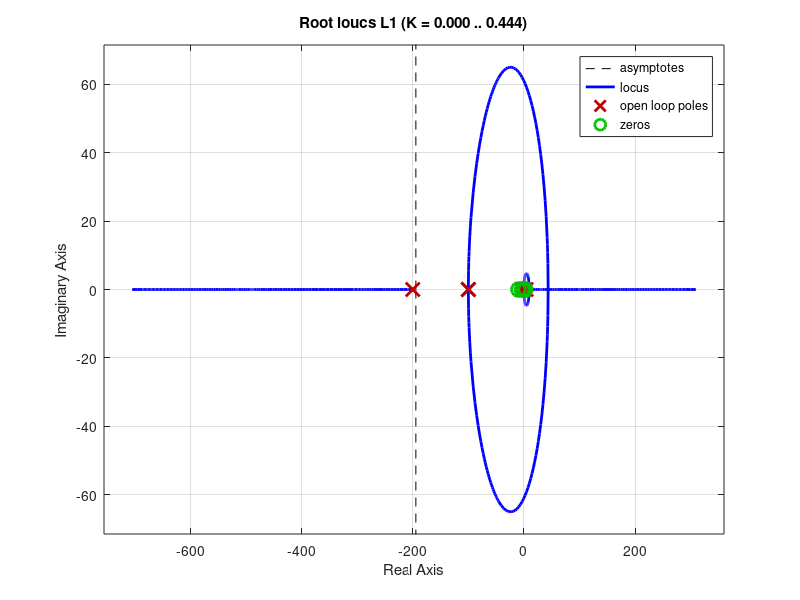
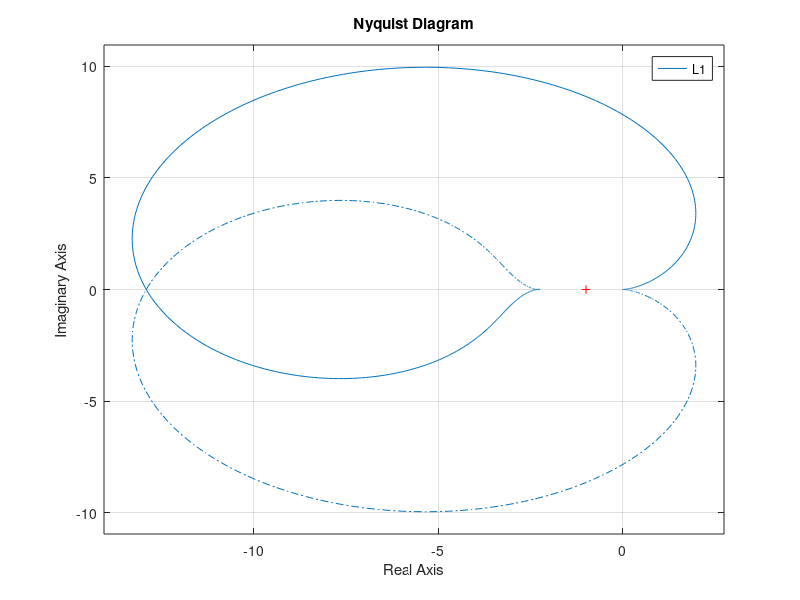
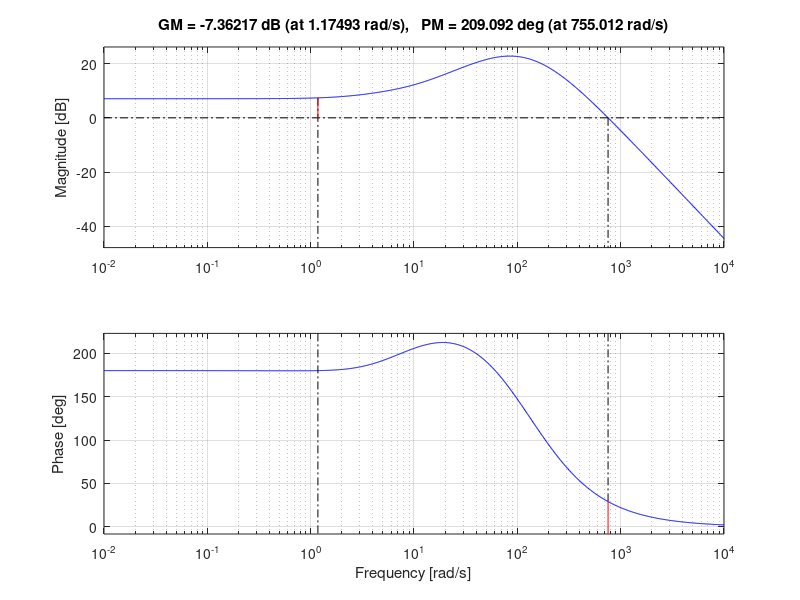
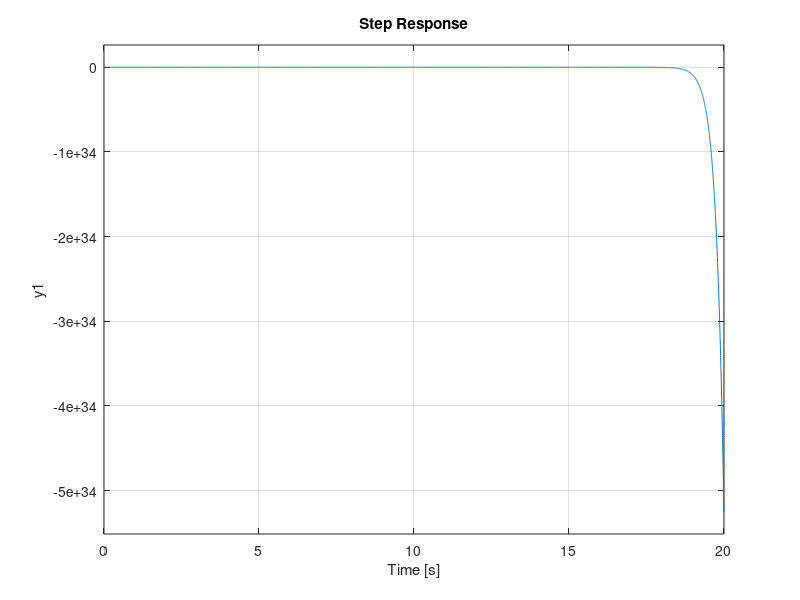

Write MATLAB code to recreate these figures, in order.
clc
clear all
close all

%errore a regime < 5% per riferimenti costanti
%sovraelongazione più piccolo possibile
%tempo di assestamento più piccolo possibile

s = tf('s');
P = -(s-3)/((s^2+4*s+1)*(s-4)); 

figure(1)
rlocus(P)

%% 
C1 = ((s^2+4*s+1)*(s/10+1))/((s/200+1)*(s/100+1)*(s/100+1));

K=3;
L1 = K*P*C1;
Wyr= minreal(L1/(1+L1));

figure(1)
rlocus(L1)

figure(2)
nyquist(L1)


figure(3)
margin(L1)

figure(4)
step(L1)
